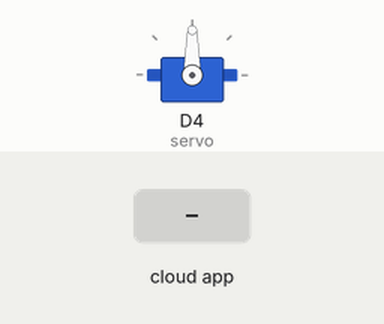
A sketch run on a simulated ESP8266 (NodeMCU). Parts: servo. The inputs (shaded band) are chosen by the test bench. WiFi joins after 1.5 s; servers stay silent unless stated; the Firebase database answers and starts empty; what the sketch prints to the serial monitor is not drawn.

Above: at 0.1 s.
At 2.7 s:
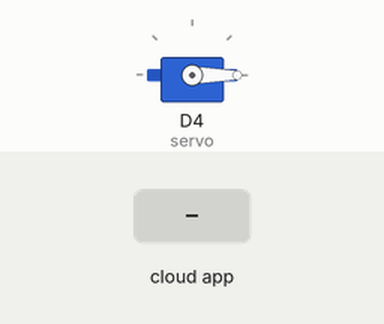
2.8 s: the phone or cloud app sets angle to 1
At 4.5 s:
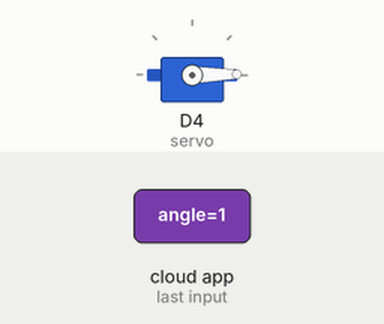
Timing chart, 0 to 6.0 s (numbered marks = the images above; inputs shaded):
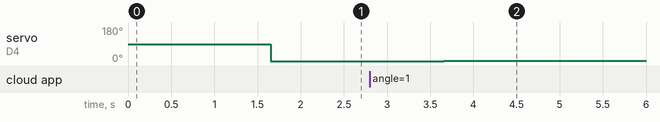

Measured:
- after the input at 2.8 s, servo on D4 (servo): 0° → 1° after 0.86 s

The sketch:

ESP-Receiver.ino
```cpp
#include <Arduino.h>
#include <Servo.h>

#if defined(ESP32)
#include <WiFi.h>
#elif defined(ESP8266)
#include <ESP8266WiFi.h>
#endif

#include <Firebase_ESP_Client.h>

// Provide the token generation process info.
#include <addons/TokenHelper.h>

// Provide the RTDB payload printing info and other helper functions.
#include <addons/RTDBHelper.h>

/* 1. Define the WiFi credentials */
#define WIFI_SSID "WIFI_AP"
#define WIFI_PASSWORD "WIFI_PASSWORD"

/* 2. Define the API Key */
#define API_KEY "API_KEY"

/* 3. Define the RTDB URL */
#define DATABASE_URL "URL"

/* 4. Define the user Email and password that alreadey registerd or added in your project */
#define USER_EMAIL "USER_EMAIL"
#define USER_PASSWORD "USER_PASSWORD"

// Define Firebase Data object
FirebaseData fbdo;

FirebaseAuth auth;
FirebaseConfig config;

unsigned long sendDataPrevMillis = 0;

Servo servo;  // create servo object to control a servo
int pos = 0;    // variable to store the servo position

void setup()
{
  Serial.begin(115200);
  servo.attach(D4,500,2400);  // attaches the servo on pin D4

  WiFi.begin(WIFI_SSID, WIFI_PASSWORD);

  Serial.print("Connecting to Wi-Fi");
  unsigned long ms = millis();
  while (WiFi.status() != WL_CONNECTED)
  {
    Serial.print(".");
    delay(300);
  }

  Serial.println();
  Serial.print("Connected with IP: ");
  Serial.println(WiFi.localIP());
  Serial.println();

  Serial.printf("Firebase Client v%s\n\n", FIREBASE_CLIENT_VERSION);

  /* Assign the api key (required) */
  config.api_key = API_KEY;

  /* Assign the user sign in credentials */
  auth.user.email = USER_EMAIL;
  auth.user.password = USER_PASSWORD;

  /* Assign the RTDB URL (required) */
  config.database_url = DATABASE_URL;

  /* Assign the callback function for the long running token generation task */
  config.token_status_callback = tokenStatusCallback; // see addons/TokenHelper.h

  // Comment or pass false value when WiFi reconnection will control by your code or third party library e.g. WiFiManager
  Firebase.reconnectNetwork(true);

  // Since v4.4.x, BearSSL engine was used, the SSL buffer need to be set.
  // Large data transmission may require larger RX buffer, otherwise connection issue or data read time out can be occurred.
  fbdo.setBSSLBufferSize(4096 /* Rx buffer size in bytes from 512 - 16384 */, 1024 /* Tx buffer size in bytes from 512 - 16384 */);

  // Limit the size of response payload to be collected in FirebaseData
  fbdo.setResponseSize(2048);

  Firebase.begin(&config, &auth);

  Firebase.setDoubleDigits(5);

  config.timeout.serverResponse = 10 * 1000;
}

void loop()
{
  if (Firebase.ready() && (millis() - sendDataPrevMillis > 1000 || sendDataPrevMillis == 0))
  {
    sendDataPrevMillis = millis();
    Serial.printf("Get int... %s\n", Firebase.RTDB.getInt(&fbdo, F("/servo/angle")) ? String( pos = fbdo.to<int>()).c_str() : fbdo.errorReason().c_str());
    servo.write(pos);
  }
}
```
